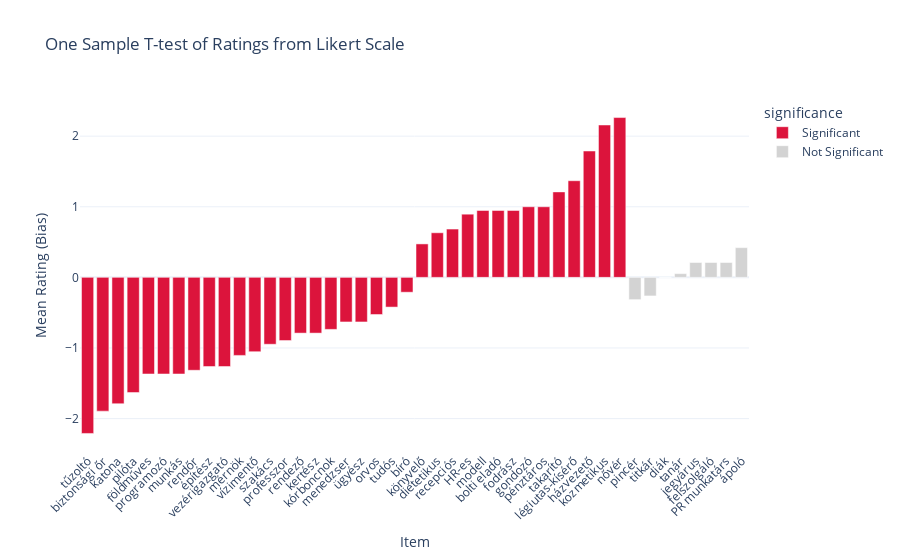

Write notebook code for a chart like this one.
### Code cell
# Sort by mean for better readability
df_results_sorted = df_results.sort_values(by='mean')

# Create color labels
df_results_sorted['significance'] = df_results_sorted['significant'].map({True: 'Significant', False: 'Not Significant'})

# Plot
fig = px.bar(
    df_results_sorted,
    x='item',
    y='mean',
    color='significance',
    color_discrete_map={'Significant': 'crimson', 'Not Significant': 'lightgray'},
    title='One Sample T-test of Ratings from Likert Scale',
    labels={'item': 'Item', 'mean': 'Mean Rating'},
    hover_data=['p_value']
)

fig.update_layout(
    xaxis_tickangle=-45,
    yaxis_title='Mean Rating (Bias)',
    xaxis_title='Item',
    template='plotly_white'
)

fig.show()

# Save it as html
fig.write_html('occupations_ttest_hu.html')

# Save it as image  
fig.write_image('occupations_ttest_hu.png', scale=2, width=1000, height=500)

### Figure 1 — Plotly figure (JSON) as saved in the notebook; plotly's stock layout.template omitted (floating-point values rounded to 4 significant figures)
{"data": [{"customdata": [[3.675e-10], [5.889e-13], [2.217e-09], [9.207e-08], [7.025e-08], [3.268e-07], [1.102e-06], [1.572e-06], [5.953e-06], [5.995e-07], [1.241e-05], [3.856e-05], [1.512e-05], [0.0005829], [0.0001359], [0.0007945], [0.0008655], [0.0007945], [0.001966], [0.001466], [0.007299], [0.04186], [0.03488], [0.0007945], [0.001886], [0.0001376], [0.0002584], [0.0001234], [0.0001234], [0.000954], [4.488e-05], [0.0001239], [1.102e-06], [2.498e-07], [6.526e-12], [3.647e-10]], "hovertemplate": "significance=Significant<br>Item=%{x}<br>Mean Rating=%{y}<br>p_value=%{customdata[0]}<extra></extra>", "legendgroup": "Significant", "marker": {"color": "crimson", "pattern": {"shape": ""}}, "name": "Significant", "orientation": "v", "showlegend": true, "textposition": "auto", "type": "bar", "x": ["tűzoltó", "biztonsági őr", "katona", "pilóta", "földműves", "programozó", "munkás", "rendőr", "építész", "vezérigazgató", "mérnök", "vízimentő", "szakács", "professzor", "rendező", "kertész", "kórboncnok", "menedzser", "ügyész", "orvos", "tudós", "bíró", "könyvelő", "dietetikus", "recepciós", "HR-es", "modell", "bolti eladó", "fodrász", "gondozó", "pénztáros", "takarító", "légiutas-kísérő", "házvezető", "kozmetikus", "nővér"], "xaxis": "x", "y": [-2.211, -1.895, -1.789, -1.632, -1.368, -1.368, -1.368, -1.316, -1.263, -1.263, -1.105, -1.053, -0.9474, -0.8947, -0.7895, -0.7895, -0.7368, -0.6316, -0.6316, -0.5263, -0.4211, -0.2105, 0.4737, 0.6316, 0.6842, 0.8947, 0.9474, 0.9474, 0.9474, 1.0, 1.0, 1.211, 1.368, 1.789, 2.158, 2.263], "yaxis": "y"}, {"customdata": [[0.08276], [0.3496], [NaN], [0.834], [0.259], [0.1628], [0.1628], [0.2023]], "hovertemplate": "significance=Not Significant<br>Item=%{x}<br>Mean Rating=%{y}<br>p_value=%{customdata[0]}<extra></extra>", "legendgroup": "Not Significant", "marker": {"color": "lightgray", "pattern": {"shape": ""}}, "name": "Not Significant", "orientation": "v", "showlegend": true, "textposition": "auto", "type": "bar", "x": ["pincér", "titkár", "diák", "tanár", "jegyárus", "felszolgáló", "PR munkatárs", "ápoló"], "xaxis": "x", "y": [-0.3158, -0.2632, 0.0, 0.05263, 0.2105, 0.2105, 0.2105, 0.4211], "yaxis": "y"}], "layout": {"barmode": "relative", "legend": {"title": {"text": "significance"}, "tracegroupgap": 0}, "title": {"text": "One Sample T-test of Ratings from Likert Scale"}, "xaxis": {"anchor": "y", "domain": [0, 1], "tickangle": -45, "title": {"text": "Item"}}, "yaxis": {"anchor": "x", "domain": [0, 1], "title": {"text": "Mean Rating (Bias)"}}}}
